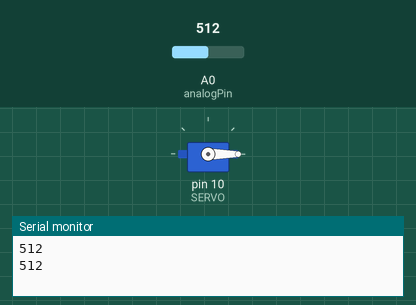
Simulated run of this sketch. Board: Arduino Uno, built with avr-gcc and run on an emulated ATmega328P. On the bench: servo, the last lines printed to the serial monitor. The inputs (shaded band) are chosen by the test bench; at power-on: A0 (analogPin) = 512.

Above: at 2.8 s.
2.9 s: A0 (analogPin) set to 90
5.6 s: A0 (analogPin) set to 107
At 11.5 s:
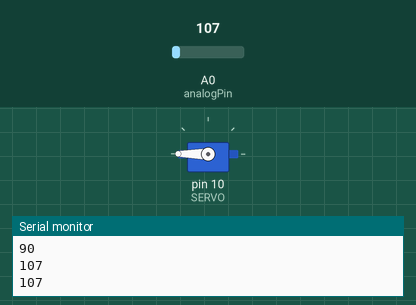
11.6 s: A0 (analogPin) set to 0
14.3 s: A0 (analogPin) set to 110
At 19.4 s:
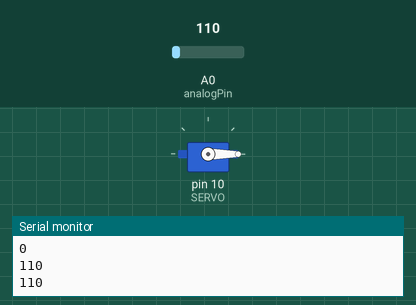
Timing chart, 0 to 21.3 s (numbered marks = the images above; inputs shaded):
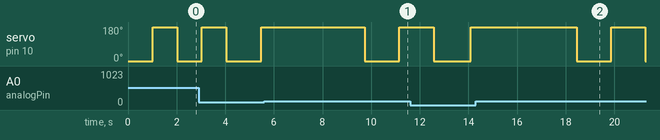

The sketch:

4.ino
```cpp
//일일과제

#include <Servo.h>

const int SERVO = 10;
Servo servo;
const int analogPin = A0;
int count = 1;

void setup() {
  Serial.begin(115200);
}

void loop() {
  int sensorInput = analogRead(analogPin);
  int delayTime = 500 + 1023 - sensorInput;

  if(count == 0){
    servo.detach();
  }
  else if(count == 1){
    servo.attach(SERVO);
  }
  Serial.println(sensorInput);
  if(sensorInput <= 100){
    count = 0;
  }
  else{
    count++;
  }

  servo.write(0);
  delay(delayTime);
  servo.write(180);
  delay(delayTime);
}
```

Measured:
- after the input at 5.6 s, servo on pin 10 (SERVO): 180° → 0° after 4.1 s, → 180° 1.4 s later
- after the input at 14.3 s, servo on pin 10 (SERVO): 180° → 0° after 4.1 s, → 180° 1.4 s later, → 0° 1.4 s later
